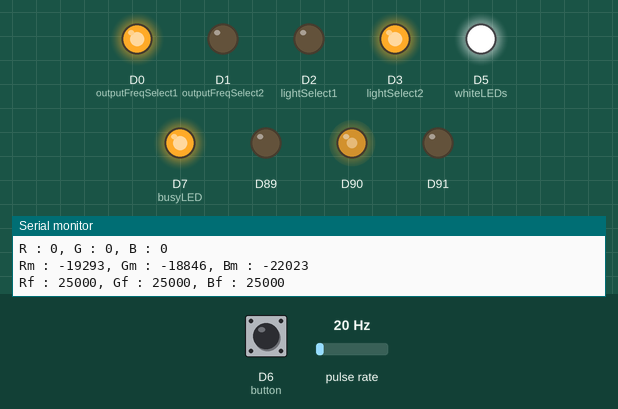
A sketch run on a simulated Arduino MKR. On the bench: output pins drawn as LEDs (lit = HIGH), the last lines printed to the serial monitor. Wiring (inferred from the names in the program): pulse sensor: data D4. The inputs (shaded band) are chosen by the test bench; at power-on: D6 (button) HIGH, pulse rate 20 Hz. WiFi joins after 1.5 s; servers stay silent unless stated; random numbers use the default seed unless the sketch sets one; no MQTT or app messages arrive unless stated; not simulated (calls return 0 or success): arduino_secrets.h.

Above: at 3.2 s.
3.3 s: D6 (button) pulled LOW for 3.2 s
At 5.84 s:
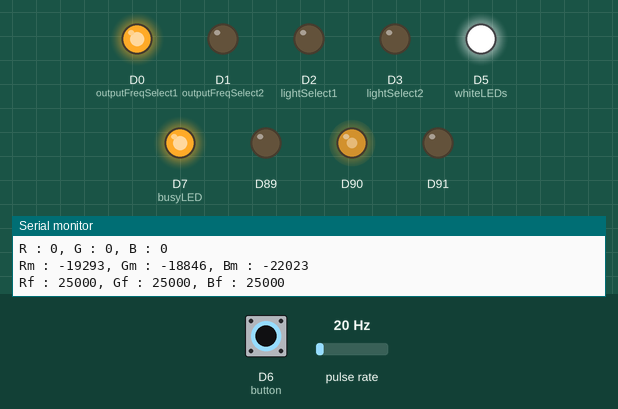
8.0 s: pulse rate (sensor on D4) set to 50 Hz
At 14.0 s:
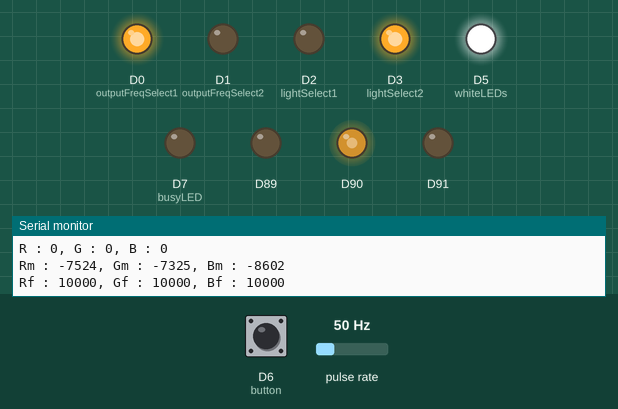
Timing chart, 0 to 15.5 s (numbered marks = the images above; inputs shaded):
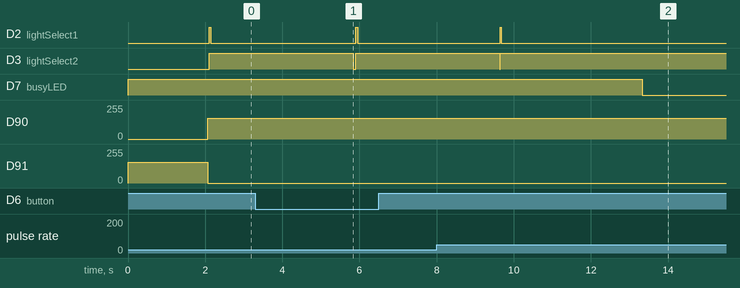

The sketch:

src.ino
```cpp
// Ethan Taylor (ethan-se) Oct 2025 - Pipettino source code

// On button press, sends TCS3200 sensor readings to Vespera via MQTT

// Code extended and reused from workshop-sketch/mkr1010_mqtt_simple.ino by Duncan Wilson (djdunc), available at: https://github.com/ucl-casa-ce/casa0014/tree/main/vespera/workshop-sketch/mkr1010_mqtt_simple

// Comments outline what code is:
// Original ("START/END: Original code"),
// Extended ("START/END: Extended code from workshop sketch"), where added code is declared with the commented prefix "NEW:",
// Reused ("START/END: unmodified code from workshop sketch").

// For Arduino MKR1010

// --- PROGRAM BEGIN ---

// START: unmodified code from workshop sketch:
// Import libraries
#include <SPI.h>
#include <WiFiNINA.h>           // library to enable WiFi connectivity on MKR1010
#include <PubSubClient.h>       // library to enable publishing and subscribing to the MQTT server mqtt.cetools.org
#include "arduino_secrets.h"    // header containing WiFi and MQTT credentials. Make your own and place in the same directory as this .ino file
#include <utility/wifi_drv.h>   // library to drive to RGB LED on the MKR1010

// Define connectivity parameters
const char* ssid          = SECRET_SSID;      //you must define this in arduino_secrets.h
const char* password      = SECRET_PASS;      //you must define this in arduino_secrets.h
const char* mqtt_username = SECRET_MQTTUSER;  //you must define this in arduino_secrets.h
const char* mqtt_password = SECRET_MQTTPASS;  //you must define this in arduino_secrets.h
const char* mqtt_server   = "mqtt.cetools.org";
const int mqtt_port       = 1884;

// create wifi object and mqtt object
WiFiClient wifiClient;
PubSubClient mqttClient(wifiClient);

// Make sure to update your lightid value below with the one you have been allocated
String lightId = "24"; // String selects topic assigned to Ethan

// Here we define the MQTT topic we will be publishing data to
String mqtt_topic = "student/CASA0014/luminaire/" + lightId;   //concatenate string to get path to publish topic
String clientId = ""; // initialise empty string to be filled upon obtaining mac address

// NeoPixel Configuration - we need to know this to know how to send messages
// to vespera
const int num_leds = 72; // this is the total number of lights on vespera
const int payload_size = num_leds * 3; // 72x3 for RGB - this is the total number of LEDs on Vespera

// Create the byte array to send in MQTT payload this stores all the colours
// in memory so that they can be accessed in for example the rainbow function
byte RGBpayload[payload_size];
// END: unmodified code from workshop sketch:

// START: original code:
// Define pins
int button = 6;            // This pin is connected to the tactile button
bool buttonState;          // Initialise variable to record current status of tactile button
bool lastButtonState;      // Initialise variable for saving what state the tactile button was in during last loop execution

// This pin recieves readings from the TCS3200 colour sensor to Arduino:
int outputFreq = 4;        // Connected to "OUT" on SEN0101 breakout board.

// These pins control the range of values output by the TCS3200 colour sensor:
int outputFreqSelect1 = 0; // Connected to "S0" on SEN0101 breakout board
int outputFreqSelect2 = 1; // Connected to "S1" on SEN0101 breakout board

// These pins control which lightwaves (red, green or blue) are read by the colour sensor at any given time:
int lightSelect1 = 2;      // Connected to "S2" on SEN0101 breakout board
int lightSelect2 = 3;      // Connected to "S3" on SEN0101 breakout board

// This pin controls the activation of the 4 white onboard LEDs:
int whiteLEDs = 5;         // Connected to "LED" on SEN0101 breakout board. Some breakout boards don't have this header and have the white LEDs always on

// This pin controls the activation of an external yellow LED wired to Arduino:
int busyLED = 7; // yellow LED

// Initialise variables to store colour readings later
int redFreq, greenFreq, blueFreq; // Stores raw light frequency readings from colour sensor
int redRemap, blueRemap, greenRemap; // Stores light frequency readings in the process of being converted to RGB format
int r, g, b; // Stores light frequency readings converted to RGB format, which are read by Vespera

// Set parameters to calibrate colour sensor readings
int rHigh = 410;
int rLow = 85;
int gHigh = 462;
int gLow = 130;
int bHigh = 385;
int bLow = 100;
// ^ Calibrated in CE Lab at 6pm, 27th October 2025 using brightly coloured felt

// END: original code

// START: unmodified code from workshop sketch:
void setup() {
  Serial.begin(115200);
  //while (!Serial); // Wait for serial port to connect (useful for debugging)
  Serial.println("Vespera");
  // END: unmodified code from workshop sketch

  // START: original code
  // Send data to the control pins
  pinMode(outputFreqSelect1, OUTPUT);
  pinMode(outputFreqSelect2, OUTPUT);
  pinMode(lightSelect1, OUTPUT);
  pinMode(lightSelect2, OUTPUT);
  pinMode(whiteLEDs, OUTPUT);
  pinMode(busyLED, OUTPUT);

  // Recieve data from the colour sensor's output pin
  pinMode(outputFreq, INPUT);

  // Listen for button presses
  pinMode(button, INPUT);

  // Activate the white LEDs
  digitalWrite(whiteLEDs, HIGH); //off for now

  // Indicate that device is busy during startup
  digitalWrite(busyLED, HIGH);

  // Configure the range of readings sent from the colour sensor's output pin
  digitalWrite(outputFreqSelect1, HIGH); // (1)
  digitalWrite(outputFreqSelect2, LOW);  // (2)
  // ^ Frequency scaling configuration:
  // (1) LOW + (2) LOW = power down
  // (1) LOW + (2) HIGH = 2% scaling
  // (1) HIGH + (2) LOW = 20% scaling
  // (1) HIGH + (2) HIGH = 100% scaling
  // Higher scaling = lower range of values.

  // END: original code

  // START: Extended code from workshop sketch:
  // print your MAC address:
  byte mac[6];
  WiFi.macAddress(mac);
  Serial.print("MAC address: ");
  printMacAddress(mac);

  Serial.print("This device is Vespera ");
  Serial.println(lightId);

  // Connect to WiFi
  startWifi();

  // Connect to MQTT broker
  mqttClient.setServer(mqtt_server, mqtt_port);
  mqttClient.setBufferSize(2000);
  mqttClient.setCallback(callback);

  digitalWrite(busyLED, LOW); // NEW: Indicate that device ready to recieve user input after MQTT connection is established
  Serial.println("Set-up complete");
}

void loop() {
  // Reconnect if necessary
  if (!mqttClient.connected()) {
    digitalWrite(busyLED, HIGH); // NEW: Indicate that device is busy during reconnection attempts
    reconnectMQTT();
    digitalWrite(busyLED, LOW);  // NEW: Indicate that device is ready for user input
  }

  if (WiFi.status() != WL_CONNECTED){
    digitalWrite(busyLED, HIGH); // NEW: Indicate that device is busy during reconnection attempts
    startWifi();
    digitalWrite(busyLED, LOW);  // NEW: Indicate that device is ready for user input
  }
  // keep mqtt alive
  mqttClient.loop();
  // END: modified code from workshop sketch

  // START: Original code:
  buttonState = digitalRead(button);      //check button state
  if (buttonState != lastButtonState) {   //detect if button has been pressed
    // if button has been pressed...

    // Alert user that device is busy
    digitalWrite(busyLED, HIGH);

    // Configure colour sensor to detect the frequency of RED lightwaves
    digitalWrite(lightSelect1, LOW);
    digitalWrite(lightSelect2, LOW);
    // Store reading for light frequency
    redFreq = pulseIn(outputFreq, LOW);
    // Remap frequency reading to an RGB value
    redRemap = map(redFreq, rLow, rHigh, 255, 0); // TO CALIBRATE
    // Constrain RGB value in case of integer overflow
    r = constrain(redRemap, 0, 255); // Note: because of the way "constrain()" is implemented, I have not used this function within the above line of code. See Arduino documentation: https://docs.arduino.cc/language-reference/en/functions/math/constrain/

    // Configure colour sensor to detect the frequency of GREEN lightwaves
    digitalWrite(lightSelect1, HIGH);
    digitalWrite(lightSelect2, HIGH);
    // Store reading for light frequency
    greenFreq = pulseIn(outputFreq, LOW);
    // Remap frequency reading to an RGB value
    greenRemap = map(greenFreq, gLow, gHigh, 255, 0); // TO CALIBRATE
    // Constrain RGB value in case of integer overflow
    g = constrain(greenRemap, 0, 255); // Note: because of the way "constrain()" is implemented, I have not used this function within the above line of code. See Arduino documentation: https://docs.arduino.cc/language-reference/en/functions/math/constrain/

    // Configure colour sensor to detect the frequency of BLUE lightwaves
    digitalWrite(lightSelect1, LOW);
    digitalWrite(lightSelect2, HIGH);
    // Store reading for light frequency
    blueFreq = pulseIn(outputFreq, LOW);
    // Remap frequency reading to an RGB value
    blueRemap = map(blueFreq, bLow, bHigh, 255, 0); // TO CALIBRATE
    // Constrain RGB value in case of integer overflow
    b = constrain(blueRemap, 0, 255); // Note: because of the way "constrain()" is implemented, I have not used this function within the above line of code. See Arduino documentation: https://docs.arduino.cc/language-reference/en/functions/math/constrain/

    // Display readings on serial monitor
    Serial.println();
    Serial.print("R : ");
    Serial.print(r);
    Serial.print(", G : ");
    Serial.print(g);
    Serial.print(", B : ");
    Serial.print(b);
    Serial.println();
    Serial.print("Rm : ");
    Serial.print(redRemap);
    Serial.print(", Gm : ");
    Serial.print(greenRemap);
    Serial.print(", Bm : ");
    Serial.print(blueRemap);
    Serial.println();
    Serial.print("Rf : ");
    Serial.print(redFreq);
    Serial.print(", Gf : ");
    Serial.print(greenFreq);
    Serial.print(", Bf : ");
    Serial.print(blueFreq);

    // Match Vespera lights to converted sensor readings, one-by-one, in numerical order
    for(int n=0; n<num_leds; n++){
      send_RGB_to_pixel(r,g,b,n);
      delay(50);
      }
    // Indicate that device is ready for user input
    digitalWrite(busyLED, LOW);
    }
    else {
      //do nothing, restart loop until next button press
    }
    //save this loop's button state
    lastButtonState = buttonState;
  }
//END: Original code

// --- PROGRAM END ---
```

workshop-RGBLED.ino
```cpp
void toggleRGB(){

  WiFiDrv::analogWrite(25, 255);
  WiFiDrv::analogWrite(26, 0);
  WiFiDrv::analogWrite(27, 0);

  delay(1000);

  WiFiDrv::analogWrite(25, 0);
  WiFiDrv::analogWrite(26, 255);
  WiFiDrv::analogWrite(27, 0);

  delay(1000);

  WiFiDrv::analogWrite(25, 0);
  WiFiDrv::analogWrite(26, 0);
  WiFiDrv::analogWrite(27, 255);

  delay(1000);

  WiFiDrv::analogWrite(25, 0);
  WiFiDrv::analogWrite(26, 0);
  WiFiDrv::analogWrite(27, 0);

  delay(1000);
}

void LedRed(){
  WiFiDrv::analogWrite(25, 155);
  WiFiDrv::analogWrite(26, 0);
  WiFiDrv::analogWrite(27, 0);
}

void LedBlue(){
  WiFiDrv::analogWrite(25, 0);
  WiFiDrv::analogWrite(26, 0);
  WiFiDrv::analogWrite(27, 155);
}

void LedGreen(){
  WiFiDrv::analogWrite(25, 0);
  WiFiDrv::analogWrite(26, 155);
  WiFiDrv::analogWrite(27, 0);
}
```

workshop-connections.ino
```cpp
// Function to handle incoming MQTT messages
void callback(char* topic, byte* payload, unsigned int length) {
  // The two lines below have been commented out to reduce verbosity when debugging:
  // Serial.print("Message received on topic: ");
  // Serial.println(topic);
}


// Connect wifi and get mac address for unique clientId and print out some setup info
void startWifi(){
  delay(10);
  LedBlue(); // show Blue LED when looking for wifi
  Serial.print("Connecting to WiFi: ");
  Serial.println(ssid);

  // Check if the WiFi module is present
  if (WiFi.status() == WL_NO_MODULE) {
    Serial.println("Communication with WiFi module failed!");
    // Don't continue if module is not present
    while (true);
  }

  // Attempt to connect to WiFi network
  int status = WL_IDLE_STATUS;
  while (status != WL_CONNECTED) {
    status = WiFi.begin(ssid, password);
    Serial.print(".");
    delay(500);
  }

  Serial.println("\nWiFi connected!");
  Serial.print("IP address: ");
  Serial.println(WiFi.localIP());

  LedGreen(); // all good so show green for go
}


// handle reconnects to MQTT broker
void reconnectMQTT() {
  // Loop until we're reconnected
  LedBlue();
  while (!mqttClient.connected()) {
    Serial.println("Connecting to MQTT...");
    if (mqttClient.connect(clientId.c_str(), mqtt_username, mqtt_password)) {
      Serial.println("connected");
      // Subscribe to the topic you want to listen to
      mqttClient.subscribe(mqtt_topic.c_str());
      Serial.println("Subscribed to MQTT topics");
    } else {
      Serial.print("failed, rc=");
      Serial.print(mqttClient.state());
      Serial.println(" try again in 5 seconds");
      delay(5000);
    }
  }
  LedGreen();
}


void printMacAddress(byte mac[]) {
  for (int i = 5; i >= 0; i--) {
    if (mac[i] < 16) {
      Serial.print("0");
    }
    Serial.print(mac[i], HEX);
    if (i > 0) {
      Serial.print(":");
    }
  }
  Serial.println();
}
```

workshop-mqttPublish.ino
```cpp
// Function to update the R, G, B values of a single LED pixel
// RGB can a value between 0-254, pixel is 0-71 for a 72 neopixel strip
void send_RGB_to_pixel(int r, int g, int b, int pixel) {
  // Check if the mqttClient is connected before publishing
  if (mqttClient.connected()) {
    // Update the byte array with the specified RGB color pattern
    RGBpayload[pixel * 3 + 0] = (byte)r; // Red
    RGBpayload[pixel * 3 + 1] = (byte)g; // Green
    RGBpayload[pixel * 3 + 2] = (byte)b; // Blue

    // Publish the byte array
    mqttClient.publish(mqtt_topic.c_str(), RGBpayload, payload_size);

    // Serial.println("Published whole byte array after updating a single pixel.");
  } else {
    Serial.println("MQTT mqttClient not connected, cannot publish from *send_RGB_to_pixel*.");
  }
}

void send_all_off() {
  // Check if the mqttClient is connected before publishing
  if (mqttClient.connected()) {
    // Fill the byte array with the specified RGB color pattern
    for(int pixel=0; pixel < num_leds; pixel++){
      RGBpayload[pixel * 3 + 0] = (byte)0; // Red
      RGBpayload[pixel * 3 + 1] = (byte)0; // Green
      RGBpayload[pixel * 3 + 2] = (byte)0; // Blue
    }
    // Publish the byte array
    mqttClient.publish(mqtt_topic.c_str(), RGBpayload, payload_size);

    Serial.println("Published an all zero (off) byte array.");
  } else {
    Serial.println("MQTT mqttClient not connected, cannot publish from *send_all_off*.");
  }
}

void send_all_random() {
  // Check if the mqttClient is connected before publishing
  if (mqttClient.connected()) {
    // Fill the byte array with the specified RGB color pattern
    for(int pixel=0; pixel < num_leds; pixel++){
      RGBpayload[pixel * 3 + 0] = (byte)random(50,256); // Red - 256 is exclusive, so it goes up to 255
      RGBpayload[pixel * 3 + 1] = (byte)random(50,256); // Green
      RGBpayload[pixel * 3 + 2] = (byte)random(50,256); // Blue
    }
    // Publish the byte array
    mqttClient.publish(mqtt_topic.c_str(), RGBpayload, payload_size);

    Serial.println("Published an all random byte array.");
  } else {
    Serial.println("MQTT mqttClient not connected, cannot publish from *send_all_random*.");
  }
}
```

Measured:
- after the input at 3.3 s, D2 (lightSelect1): LOW → HIGH after 2.6 s, → LOW 0.05 s later; D3 (lightSelect2): HIGH → LOW after 2.5 s, → HIGH 0.06 s later
